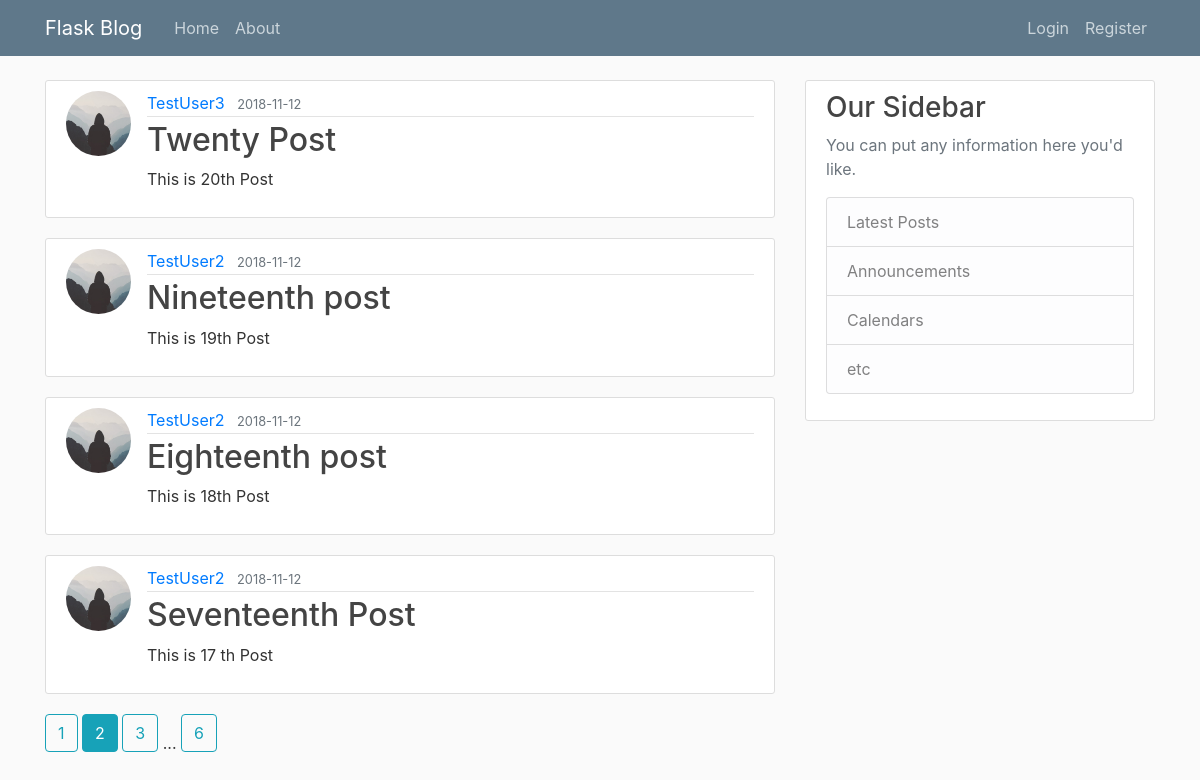
The page /home?page=2 on the database its author committed.
### flaskblog/models.py (models this page shows, shortened)
class Post(db.Model):
    id = db.Column(db.Integer, primary_key=True)
    title = db.Column(db.String(100), nullable=False)
    date_posted = db.Column(db.DateTime, nullable=False, default=datetime.utcnow)
    content = db.Column(db.Text, nullable=False)
    user_id = db.Column(db.Integer, db.ForeignKey("user.id"), nullable=False)

class User(db.Model, UserMixin):
    id = db.Column(db.Integer, primary_key=True)
    username = db.Column(db.String(20), unique=True, nullable=False)
    email = db.Column(db.String(120), unique=True, nullable=False)
    image_file = db.Column(db.String(20), nullable=False, default="default.jpg")
    password = db.Column(db.String(60), nullable=False)
    posts = db.relationship("Post", backref="author", lazy=True)
    def __repr__(self):
        return f"User('{self.username}','{self.email}','{self.image_file}')"

### flaskblog/routes.py (the view)
@app.route("/")
@app.route("/home")
def home():
    page = request.args.get('page', 1, type=int)
    posts = Post.query.order_by(Post.date_posted.desc()).paginate(page=page, per_page=4)
    return render_template('home.html', posts=posts)

### flaskblog/templates/home.html
{% extends "layout.html" %}
{% block content %}
	{%  for post in posts.items %}
		<article class="media content-section">
          <img class="rounded-circle article-img" src=
          "{{url_for('static',filename='profile_pics/'+ post.author.image_file)}}">
          <div class="media-body">
            <div class="article-metadata">
              <a class="mr-2" href="{{ url_for('user_posts',username=post.author.username) }}">{{ post.author.username }}</a>
              <small class="text-muted">{{ post.date_posted.strftime("%Y-%m-%d") }}</small>
            </div>
            <h2><a class="article-title" href="{{ url_for('post',post_id=post.id) }}">{{ post.title }}</a></h2>
            <p class="article-content">{{ post.content }}</p>
          </div>
    </article>
	{%  endfor %}
  {% for page_num in posts.iter_pages(left_edge=1,right_edge=1,left_current=1,right_current=2) %}
    {% if page_num %}
      {% if posts.page==page_num %}
        <a class="btn btn-info mb-4" href="{{ url_for('home',page=page_num)}}">{{ page_num }}</a>
      {% else %}
        <a class="btn btn-outline-info mb-4" href="{{ url_for('home',page=page_num)}}">{{ page_num }}</a>
      {% endif %}
    {% else %}
      ...
    {% endif %}
  {% endfor %}
{% endblock content %}

### flaskblog/templates/layout.html (shortened to what this page needs)
<!DOCTYPE html>
<html>
<head>
    <link rel="stylesheet" href="https://maxcdn.bootstrapcdn.com/bootstrap/4.0.0/css/bootstrap.min.css">
    <link rel="stylesheet" type="text/css" href="{{ url_for('static', filename='main.css') }}">
</head>
<body>
    <header class="site-header">
      <nav class="navbar navbar-expand-md navbar-dark bg-steel fixed-top">
        <div class="container">
          <a class="navbar-brand mr-4" href="/">Flask Blog</a>
          <div class="collapse navbar-collapse" id="navbarToggle">
            <div class="navbar-nav mr-auto">
              <a class="nav-item nav-link" href="{{ url_for('home') }}">Home</a>
              <a class="nav-item nav-link" href="{{ url_for('about') }}">About</a>
            </div>
            <div class="navbar-nav">
              {% if current_user.is_authenticated %}
              <a class="nav-item nav-link" href="{{ url_for('new_post') }}">New Posts</a>
                <a class="nav-item nav-link" href="{{ url_for('account') }}">Account</a>
                <a class="nav-item nav-link" href="{{ url_for('logout') }}">Logout</a>
              {% else %}
                <a class="nav-item nav-link" href="{{ url_for('login') }}">Login</a>
                <a class="nav-item nav-link" href="{{ url_for('register') }}">Register</a>
              {% endif %}
            </div>
          </div>
        </div>
      </nav>
    </header>
    <main role="main" class="container">
      <div class="row">
        <div class="col-md-8">
          {% block content %}{% endblock %}
        </div>
        <div class="col-md-4">
          <div class="content-section">
            <h3>Our Sidebar</h3>
            <p class='text-muted'>You can put any information here you'd like.
              <ul class="list-group">
                <li class="list-group-item list-group-item-light">Latest Posts</li>
                <li class="list-group-item list-group-item-light">Announcements</li>
                <li class="list-group-item list-group-item-light">Calendars</li>
                <li class="list-group-item list-group-item-light">etc</li>
              </ul>
            </p>
          </div>
        </div>
      </div>
    </main>
</body>
</html>

### flaskblog/static/main.css (style rules this page uses)
body { background: #fafafa; color: #333333; margin-top: 5rem; }
h1, h2, h3, h4, h5, h6 { color: #444444; }
.bg-steel { background-color: #5f788a; }
.site-header .navbar-nav .nav-link { color: #cbd5db; }
.content-section { background: #ffffff; padding: 10px 20px; border: 1px solid #dddddd; border-radius: 3px; margin-bottom: 20px; }
.article-title { color: #444444; }
.article-content { white-space: pre-line; }
.article-img { height: 65px; width: 65px; margin-right: 16px; }
.article-metadata { padding-bottom: 1px; margin-bottom: 4px; border-bottom: 1px solid #e3e3e3 }

### rows shown on the page
Post: image_file (placeholder picture), author.username "TestUser3", date_posted "2018-11-12", title "Twenty Post", content "This is 20th Post"
Post: image_file (placeholder picture), author.username "TestUser2", date_posted "2018-11-12", title "Nineteenth post", content "This is 19th Post"
Post: image_file (placeholder picture), author.username "TestUser2", date_posted "2018-11-12", title "Eighteenth post", content "This is 18th Post"
Post: image_file (placeholder picture), author.username "TestUser2", date_posted "2018-11-12", title "Seventeenth Post", content "This is 17 th Post"

### other values the page prints
{{ page_num }} "1" "3" "6"
{{ page_num }} "2"
